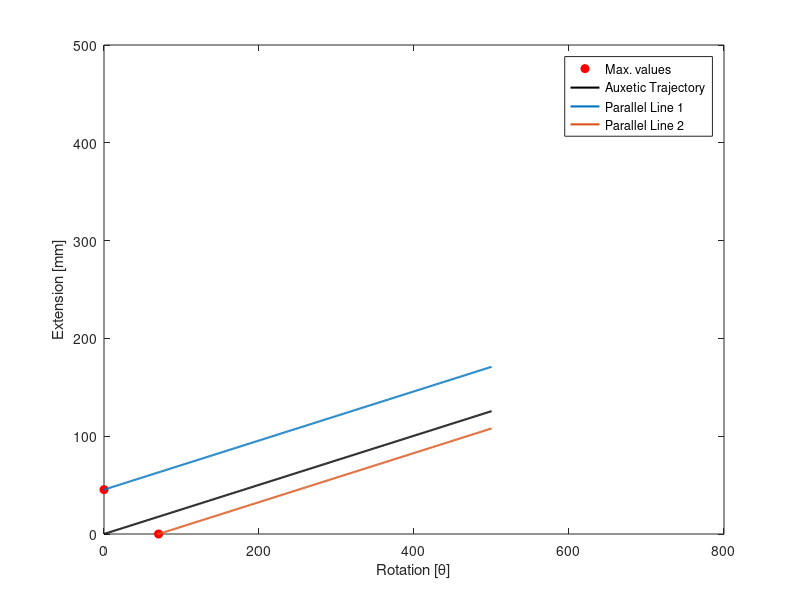

The MATLAB source for this figure:
close all
clc

max_disp = 45.34;
max_theta = 70.42;

points = [0, max_disp; max_theta, 0]; % maximum extension and rotation

figure;

p1 = plot(points(:,1), points(:,2), 'ro', 'MarkerFaceColor', 'r', 'DisplayName', 'Max. values');

x = 0:500;

y = 0.2512 * x;

hold on

p2 = plot(x, y, 'k-', 'LineWidth', 1.5, 'DisplayName', 'Auxetic Trajectory');

% Defining parallel lines

y1 = 0.2512.*x + points(1, 2);
y2 = 0.2512.*(x - points(2, 1));

hold on
plot(x, y1, '-', 'LineWidth', 1.5, 'DisplayName', 'Parallel Line 1')
hold on
plot(x, y2, '-', 'LineWidth', 1.5, 'DisplayName', 'Parallel Line 2')


legend()

xlabel('Rotation [\theta]')
ylabel('Extension [mm]')

xlim([0 800]);
ylim([0 500]);